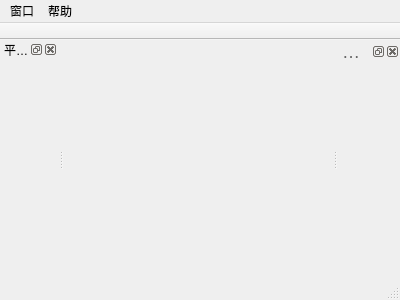
<?xml version="1.0" encoding="UTF-8"?>
<ui version="4.0">
 <class>MainWindow</class>
 <widget class="QMainWindow" name="MainWindow">
  <property name="geometry">
   <rect>
    <x>0</x>
    <y>0</y>
    <width>400</width>
    <height>300</height>
   </rect>
  </property>
  <property name="windowTitle">
   <string>杭州智鹍科技-UWB定位系统</string>
  </property>
  <property name="windowIcon">
   <iconset resource="../res/resources.qrc">
    <normaloff>:/icons/DWctrler.ico</normaloff>:/icons/DWctrler.ico</iconset>
  </property>
  <widget class="GraphicsWidget" name="graphicsWidget"/>
  <widget class="QMenuBar" name="menuBar">
   <property name="geometry">
    <rect>
     <x>0</x>
     <y>0</y>
     <width>400</width>
     <height>17</height>
    </rect>
   </property>
   <widget class="QMenu" name="viewMenu">
    <property name="title">
     <string>窗口</string>
    </property>
   </widget>
   <widget class="QMenu" name="helpMenu">
    <property name="title">
     <string>帮助</string>
    </property>
    <addaction name="actionAbout"/>
   </widget>
   <addaction name="viewMenu"/>
   <addaction name="helpMenu"/>
  </widget>
  <widget class="QToolBar" name="mainToolBar">
   <property name="movable">
    <bool>false</bool>
   </property>
   <property name="floatable">
    <bool>false</bool>
   </property>
   <attribute name="toolBarArea">
    <enum>TopToolBarArea</enum>
   </attribute>
   <attribute name="toolBarBreak">
    <bool>false</bool>
   </attribute>
  </widget>
  <widget class="QStatusBar" name="statusBar"/>
  <widget class="QDockWidget" name="viewSettings_dw">
   <property name="windowIcon">
    <iconset resource="../res/resources.qrc">
     <normaloff>:/icons/wrench24.png</normaloff>:/icons/wrench24.png</iconset>
   </property>
   <property name="styleSheet">
    <string notr="true">color:#666;font-size: 18px;</string>
   </property>
   <property name="windowTitle">
    <string>设置</string>
   </property>
   <attribute name="dockWidgetArea">
    <number>2</number>
   </attribute>
   <widget class="ViewSettingsWidget" name="viewSettings_w">
    <property name="styleSheet">
     <string notr="true"/>
    </property>
   </widget>
  </widget>
  <widget class="QDockWidget" name="minimap_dw">
   <property name="windowTitle">
    <string>平面图</string>
   </property>
   <attribute name="dockWidgetArea">
    <number>1</number>
   </attribute>
   <widget class="MinimapView" name="minimap"/>
  </widget>
  <action name="actionAbout">
   <property name="text">
    <string>About</string>
   </property>
  </action>
  <action name="actionConfig">
   <property name="text">
    <string>Channel Config</string>
   </property>
  </action>
 </widget>
 <layoutdefault spacing="6" margin="11"/>
 <customwidgets>
  <customwidget>
   <class>ViewSettingsWidget</class>
   <extends>QWidget</extends>
   <header>ViewSettingsWidget.h</header>
   <container>1</container>
  </customwidget>
  <customwidget>
   <class>GraphicsWidget</class>
   <extends>QWidget</extends>
   <header>GraphicsWidget.h</header>
   <container>1</container>
  </customwidget>
  <customwidget>
   <class>MinimapView</class>
   <extends>QWidget</extends>
   <header>MinimapView.h</header>
   <container>1</container>
  </customwidget>
 </customwidgets>
 <resources>
  <include location="../res/resources.qrc"/>
 </resources>
 <connections/>
</ui>
